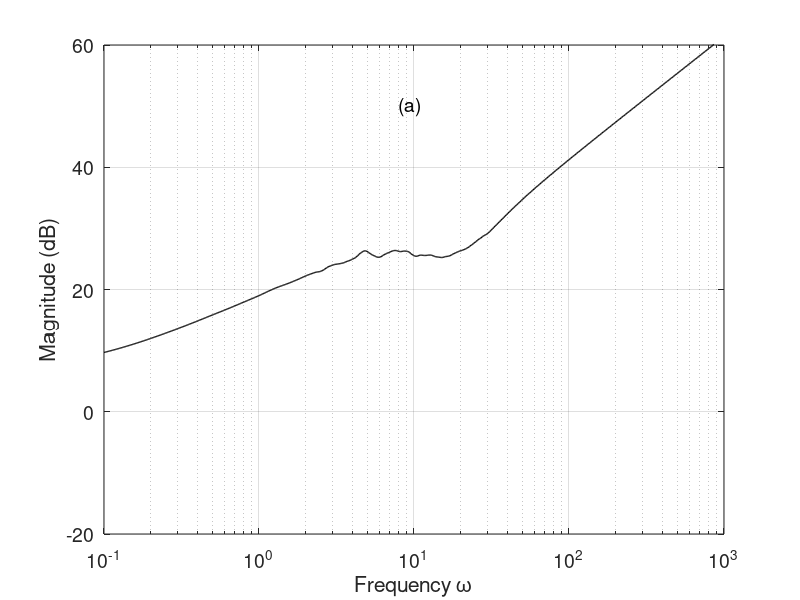
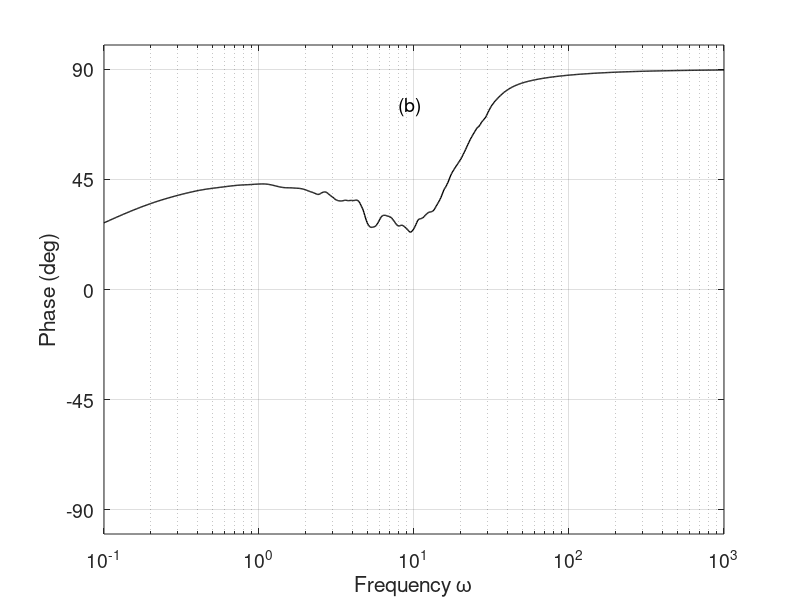

The MATLAB source for these figures, in order: (Note: this script raises an error after producing the figures.)
clear, clc, close all
 
% dataset1.mat
% - Nx = 19, Ny = 10, Nz = 12
% - fR = 0.2, fL = 0.4, fC = 0.4
% - 10 networks
% 
% dataset2.mat
% - Nx = 39, Ny = 10, Nz = 24
% - fR = 0.2, fL = 0.4, fC = 0.4
% - 10 networks
% 
% dataset3.mat
% - Nx = 79, Ny = 20, Nz = 24
% - fR = 0.2, fL = 0.4, fC = 0.4
% - 10 networks
% 
% dataset4.mat
% - Nx = 79, Ny = 20, Nz = 24
% - fR = 0.3, fL = 0.35, fC = 0.35
% - Single network
% 
% dataset5.mat
% - Nx = 79, Ny = 20, Nz = 24
% - fR = 0.2, fL = 0.2, fC = 0.6
% - Single network
% 
% dataset6.mat
% - Nx = 79, Ny = 20, Nz = 24
% - fR = 0.2, fL = 0.6, fC = 0.2
% - Single network

% mag_db, phase_deg: Magnitude (dB) and Phase (deg) of the network 
% admittance (current/voltage), including the source resistance Rs.

option = input('Choose dataset (1 - 6): ');
rootNumber = input('Choose one of the roots of the cubic equation (1 - 3) to initialise the EMA plot: ');

switch option
    case 1
        load dataset1
        Nx = 19; Ny = 10; Nz = 12;
        fR = 0.2; fL = 0.4; fC = 0.4;
        ylow = 20; yhigh = 60; yl = 55;
        legend1 = '(a)'; legend2 = '(b)';
    case 2
        load dataset2
        Nx = 39; Ny = 10; Nz = 24;
        fR = 0.2; fL = 0.4; fC = 0.4;
        ylow = 20; yhigh = 60; yl = 55;
        legend1 = '(c)'; legend2 = '(d)';
    case 3
        load dataset3
        Nx = 79; Ny = 20; Nz = 24;
        fR = 0.2; fL = 0.4; fC = 0.4;
        ylow = 20; yhigh = 60; yl = 55;
        legend1 = '(e)'; legend2 = '(f)';
    case 4
        load dataset4
        Nx = 79; Ny = 20; Nz = 24;
        fR = 0.3; fL = 0.35; fC = 0.35;
        ylow = 20; yhigh = 60; yl = 55;
        legend1 = '(a)'; legend2 = '(b)';
    case 5
        load dataset5
        Nx = 79; Ny = 20; Nz = 24;
        fR = 0.2; fL = 0.2; fC = 0.6;
        ylow = -20; yhigh = 60; yl = 50;
        legend1 = '(a)'; legend2 = '(b)';
    case 6
        load dataset6
        Nx = 79; Ny = 20; Nz = 24;
        fR = 0.2; fL = 0.6; fC = 0.2;
        ylow = 0; yhigh = 80; yl = 70;
        legend1 = '(c)'; legend2 = '(d)';
end

j = sqrt(-1);
Rs = 1e-3;
for i = 1:Nrealizations
    Yabs = 10.^(mag_db{i}/20);
    Y = Yabs.*(cosd(phase_deg{i}) + j*sind(phase_deg{i}));
    Ynet = Y./(1 - Rs*Y); % Admitância do circuito, sem a resistência da fonte
    Ynet_dB = 20*log10(abs(Ynet));
    Ynet_deg = 180*angle(Ynet)/pi;
    
    figure(1), h = semilogx(w,Ynet_dB,'k'); hold on
    set(h,'LineWidth',1)
    figure(2), h = semilogx(w,Ynet_deg,'k'); hold on
    set(h,'LineWidth',1)
end

figure(1)
xlabel('Frequency \omega')
ylabel('Magnitude (dB)')
grid
set(gca,'FontSize',14)
ylim([ylow yhigh])
text(8,yl,legend1,'FontSize',14)

figure(2)
xlabel('Frequency \omega')
ylabel('Phase (deg)')
grid
set(gca,'FontSize',14,'YTick',-90:45:90)
ylim([-100 100])
text(8,75,legend2,'FontSize',14)

plot_ema(Nx, Ny, Nz, fR, fL, fC, rootNumber)
